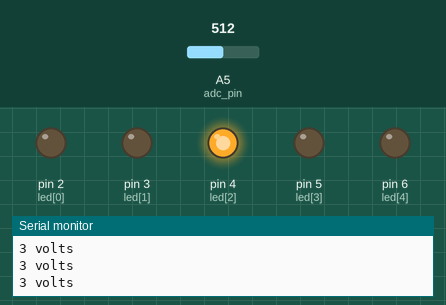
A sketch run on a simulated Arduino Uno, built with avr-gcc and run on an emulated ATmega328P. On the bench: output pins drawn as LEDs (lit = HIGH), the last lines printed to the serial monitor. The test bench sets the inputs (shaded band); at power-on: A5 (adc_pin) = 512.

Above: at 1.2 s.
1.3 s: A5 (adc_pin) set to 495
At 2.3 s:
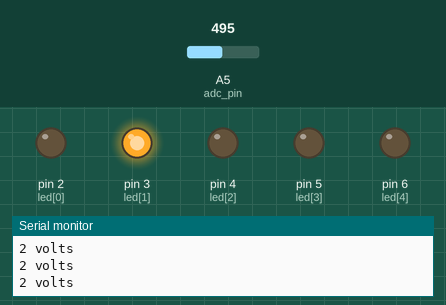
3.0 s: A5 (adc_pin) set to 263
4.5 s: A5 (adc_pin) set to 240
At 5.7 s:
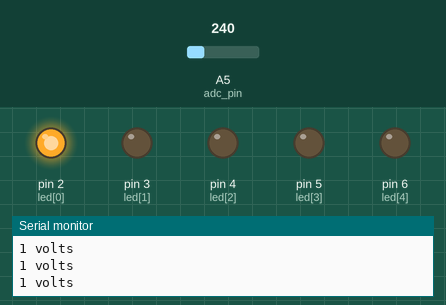
6.0 s: A5 (adc_pin) set to 900
At 7.2 s:
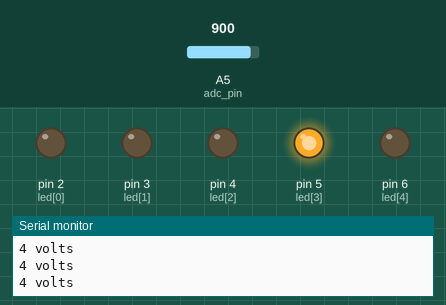
7.5 s: A5 (adc_pin) set to 1006
9.0 s: A5 (adc_pin) set to 1023
At 9.6 s:
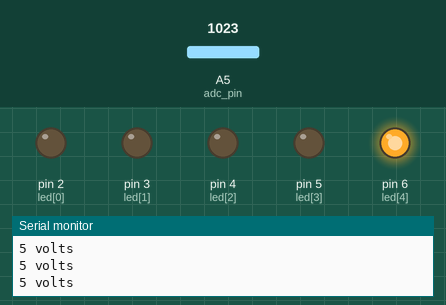
Timing chart, 0 to 11.5 s (numbered marks = the images above; inputs shaded):
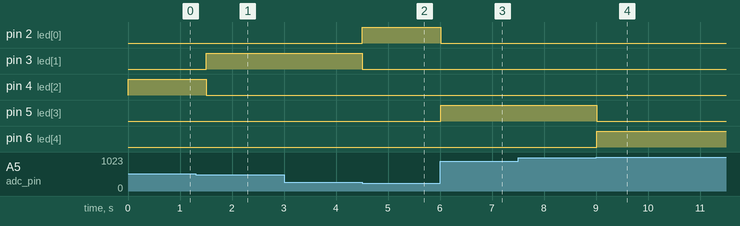

The sketch:

led_multimeter.ino
```cpp
#define adc_pin (A5)

int readedValue = 0;
constexpr size_t led_size = 5;
uint8_t led[led_size] = {2, 3, 4, 5, 6};

void turn_on_led(size_t turn_on);

void setup() {
  Serial.begin(9600);
  for(size_t i = 0; i < led_size; i++){
    pinMode(led[i], OUTPUT);
  }
}

void loop() {
  readedValue = analogRead(adc_pin);
  turn_on_led( map(readedValue, 0, 1023, 1, 5));
  Serial.println( String(map(readedValue, 0, 1023, 1.0, 5.0)) + " volts");
  delay(250);
}

void turn_on_led(size_t turn_on){
    turn_on -= 1;
    for(size_t i = 0; i < led_size; i++){
      digitalWrite(led[i], i == turn_on ? HIGH : LOW);
    }
}
```

Measured:
- the behaviour switches between 512 and 511 on A5 (adc_pin) (found by bisection; images 0 and 1)
- the behaviour switches between 256 and 255 on A5 (adc_pin) (found by bisection; images 1 and 2)
- the behaviour switches between 1022 and 1023 on A5 (adc_pin) (found by bisection; images 3 and 4)
- after the input at 1.3 s, pin 3 (led[1]): LOW → HIGH after 0.20 s; pin 4 (led[2]): HIGH → LOW after 0.20 s
- after the input at 4.5 s, pin 2 (led[0]): LOW → HIGH at once; pin 3 (led[1]): HIGH → LOW at once
- after the input at 6.0 s, pin 2 (led[0]): HIGH → LOW at once; pin 5 (led[3]): LOW → HIGH at once
- after the input at 9.0 s, pin 5 (led[3]): HIGH → LOW at once; pin 6 (led[4]): LOW → HIGH at once
